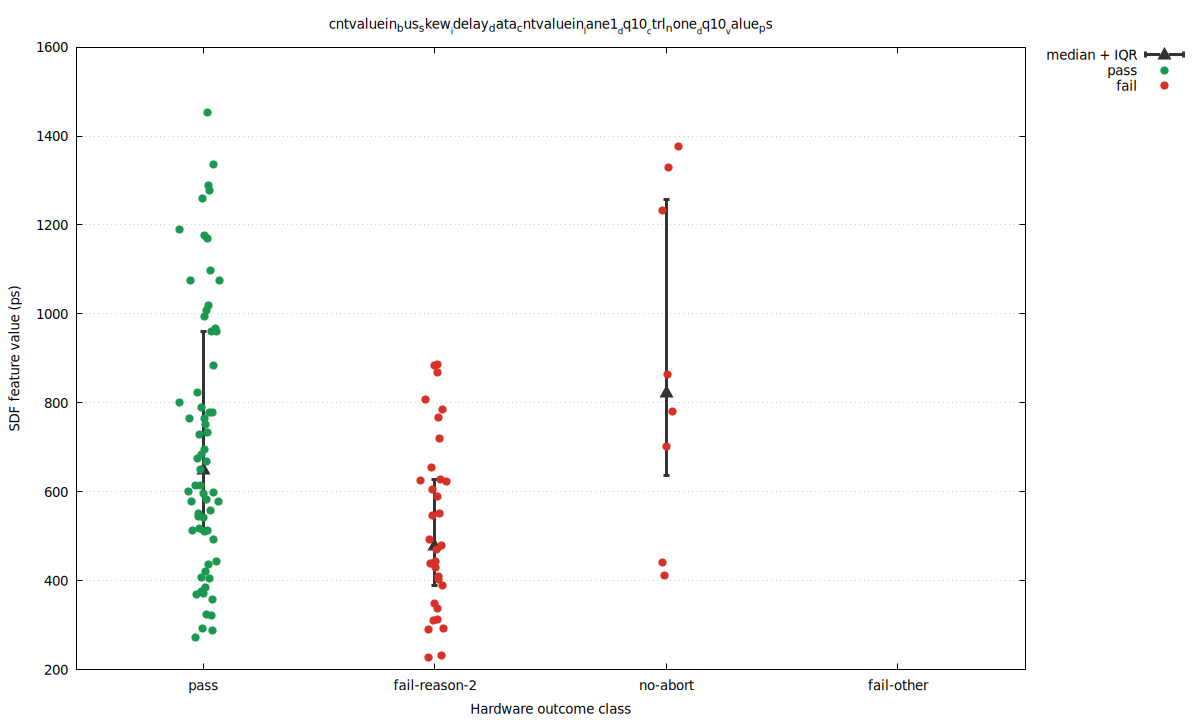

gnuplot code for this plot:
set terminal pngcairo size 1200,720 enhanced font 'DejaVu Sans,10'
set output 'baseline_abort2_vs_pass_direct_cntvaluein_bus_skew_idelay_data_cntvaluein_lane1_dq10_ctrl_none_dq10_value_ps_d.png'
set datafile separator comma
set key outside right top
set grid ytics
set xrange [0.45:4.55]
set xtics ('pass' 1, 'fail-reason-2' 2, 'no-abort' 3, 'fail-other' 4)
set xlabel 'Hardware outcome class'
set ylabel 'SDF feature value (ps)'
set title 'cntvaluein_bus_skew__idelay_data_cntvaluein__lane1__dq10__ctrl_none__dq10__value_ps'
plot \
  'baseline_abort2_vs_pass_direct_cntvaluein_bus_skew_idelay_data_cntvaluein_lane1_dq10_ctrl_none_dq10_value_ps_d.summary.dat' using 1:4:3:5 with yerrorbars pt 9 ps 1.5 lw 3 lc rgb '#333333' title 'median + IQR', \
  'baseline_abort2_vs_pass_direct_cntvaluein_bus_skew_idelay_data_cntvaluein_lane1_dq10_ctrl_none_dq10_value_ps_d.dat' using 1:4 with points pt 7 ps 1.2 lc rgb '#1a9850' title 'pass', \
  'baseline_abort2_vs_pass_direct_cntvaluein_bus_skew_idelay_data_cntvaluein_lane1_dq10_ctrl_none_dq10_value_ps_d.dat' using 1:5 with points pt 7 ps 1.2 lc rgb '#d73027' title 'fail'
